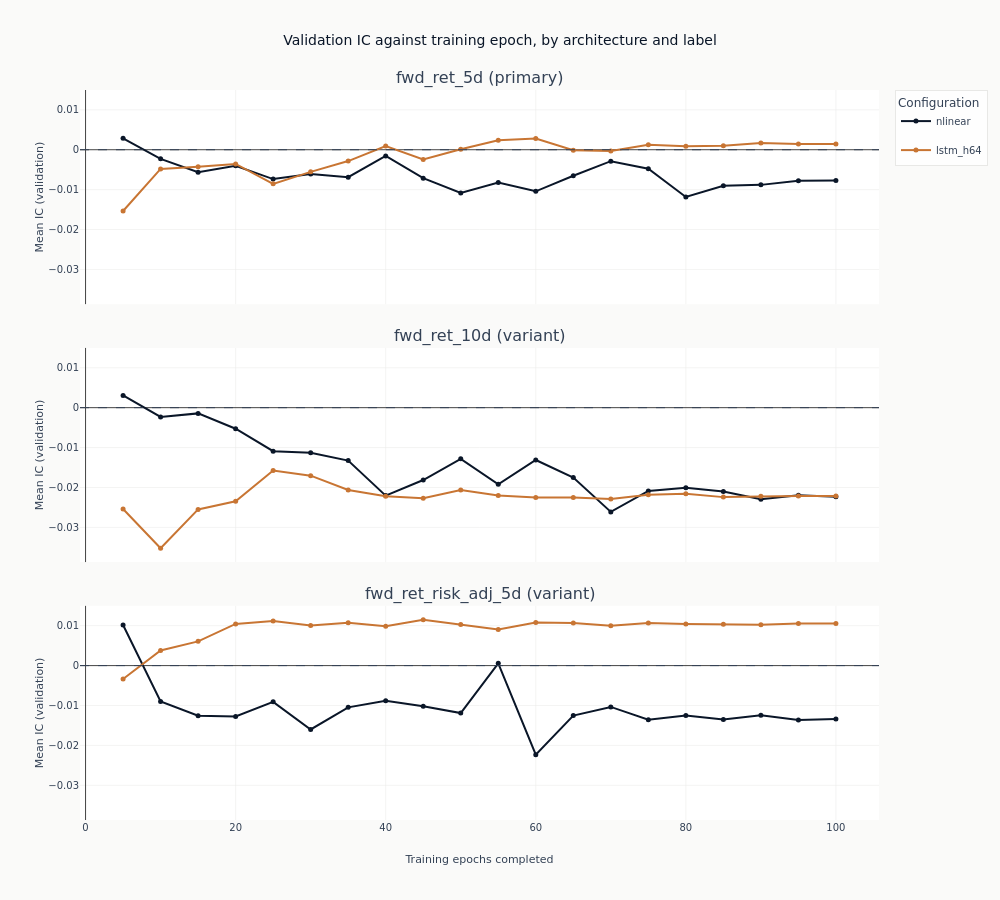

Source (notebook cell):
### Markdown cell above
### What more training does

Each line traces one configuration's out-of-sample IC as epochs are added to it, in its own
label's panel. This is the figure the checkpoint dimension exists to produce, and it separates two
things a single end-of-training number cannot.

A line that rises and then falls has an interior optimum: the network was still learning, then
began fitting the training window at the expense of the validation folds. A line that wanders
around zero without trend never had anything to learn in the first place, and its highest point is
wherever the noise happened to peak. Both produce a respectable-looking maximum, which is why the
maximum is not what a configuration is judged on.

The panels share one vertical scale. Stacking them is what makes the labels comparable, and
rescaling each to fill its own row would make three different spreads look alike.

### Code cell
curves = catalog.filter("full_coverage").sort("label", "config_name", "checkpoint_value")
charted = set(curves.get_column("config_name"))
# Menu order, which is the order section 1 showed and the order that puts the memoryless baseline
# first. Sorting on the formatted parameter string would order by architecture name instead.
config_order = [
    name
    for name in configs.get_column("config_name").unique(maintain_order=True)
    if name in charted
]
line_colors = [COLORS["blue"], COLORS["copper"], COLORS["amber"], COLORS["positive"]]
if len(config_order) > len(line_colors):
    raise ValueError(
        f"{len(config_order)} configurations against {len(line_colors)} distinct line colours; "
        "add colours rather than letting two configurations share one"
    )
color_of = dict(zip(config_order, line_colors, strict=False))

fig_curves = make_subplots(
    rows=len(panel_labels),
    cols=1,
    shared_xaxes=True,
    vertical_spacing=0.06,
    subplot_titles=[
        f"{label} ({'primary' if label == primary else 'variant'})" for label in panel_labels
    ],
)
for row, label in enumerate(panel_labels, start=1):
    panel = curves.filter(pl.col("label") == label)
    for config_name in config_order:
        series = panel.filter(pl.col("config_name") == config_name).sort("checkpoint_value")
        if not series.height:
            continue
        fig_curves.add_trace(
            go.Scatter(
                x=series.get_column("checkpoint_value").to_list(),
                y=series.get_column("ic_mean").to_list(),
                mode="lines+markers",
                name=config_name,
                legendgroup=config_name,
                showlegend=row == 1,
                line=dict(color=color_of[config_name], width=2),
                marker=dict(size=5, color=color_of[config_name]),
            ),
            row=row,
            col=1,
        )
    fig_curves.add_hline(
        y=0, line_width=1, line_dash="dash", line_color=COLORS["neutral"], row=row, col=1
    )
    fig_curves.update_yaxes(title_text="Mean IC (validation)", row=row, col=1)
    # `shared_yaxes` matches axes across columns, so with one column it does nothing. Matching
    # every row to the first is what puts the labels on one vertical scale.
    if row > 1:
        fig_curves.update_yaxes(matches="y", row=row, col=1)
fig_curves.update_xaxes(title_text="Training epochs completed", row=len(panel_labels), col=1)
fig_curves.update_layout(
    title="Validation IC against training epoch, by architecture and label",
    height=300 * len(panel_labels),
    width=1000,
    margin=dict(t=90),
    legend=dict(title_text="Configuration"),
)
# The span of each panel and how many of its lines cross zero are facts about the frame, so the
# description reads them rather than asserting a shape the next run may not have.
panel_facts = {
    row["label"]: row
    for row in curves.group_by("label")
    .agg(
        lowest=pl.col("ic_mean").min(),
        highest=pl.col("ic_mean").max(),
        total=pl.col("config_name").n_unique(),
        below=pl.col("config_name").filter(pl.col("ic_mean") < 0).n_unique(),
    )
    .to_dicts()
}
panel_text = ". ".join(
    "The {} panel spans {:+.3f} to {:+.3f}, with {} of its {} lines dipping below zero at some "
    "checkpoint".format(
        label,
        panel_facts[label]["lowest"],
        panel_facts[label]["highest"],
        panel_facts[label]["below"],
        panel_facts[label]["total"],
    )
    for label in panel_labels
)
show_plotly_with_alt(
    fig_curves,
    "Stacked line charts, one panel per label sharing a vertical scale, of mean validation "
    "information coefficient against training epochs completed, one line per architecture with a "
    f"dashed zero line in each panel. Counted from the frame: {panel_text}.",
)

### Figure 1 — Plotly figure (JSON) as saved in the notebook; plotly's stock layout.template omitted (floating-point values rounded to 4 significant figures)
{"data": [{"legendgroup": "nlinear", "line": {"color": "#0a1628", "width": 2}, "marker": {"color": "#0a1628", "size": 5}, "mode": "lines+markers", "name": "nlinear", "showlegend": true, "type": "scatter", "x": [5, 10, 15, 20, 25, 30, 35, 40, 45, 50, 55, 60, 65, 70, 75, 80, 85, 90, 95, 100], "xaxis": "x", "y": [0.002871, -0.002291, -0.005613, -0.004024, -0.007359, -0.006076, -0.006894, -0.001548, -0.007133, -0.01083, -0.00823, -0.01042, -0.006515, -0.002868, -0.004754, -0.01184, -0.009027, -0.008806, -0.007797, -0.007694], "yaxis": "y"}, {"legendgroup": "lstm_h64", "line": {"color": "#C87533", "width": 2}, "marker": {"color": "#C87533", "size": 5}, "mode": "lines+markers", "name": "lstm_h64", "showlegend": true, "type": "scatter", "x": [5, 10, 15, 20, 25, 30, 35, 40, 45, 50, 55, 60, 65, 70, 75, 80, 85, 90, 95, 100], "xaxis": "x", "y": [-0.01536, -0.004804, -0.004267, -0.00357, -0.008554, -0.005542, -0.00284, 0.0009432, -0.00246, 9.858e-05, 0.002357, 0.002791, -0.0001275, -0.0003012, 0.001219, 0.0008553, 0.001026, 0.001701, 0.001439, 0.00144], "yaxis": "y"}, {"legendgroup": "nlinear", "line": {"color": "#0a1628", "width": 2}, "marker": {"color": "#0a1628", "size": 5}, "mode": "lines+markers", "name": "nlinear", "showlegend": false, "type": "scatter", "x": [5, 10, 15, 20, 25, 30, 35, 40, 45, 50, 55, 60, 65, 70, 75, 80, 85, 90, 95, 100], "xaxis": "x2", "y": [0.00306, -0.002321, -0.001435, -0.005274, -0.01091, -0.01128, -0.01327, -0.02204, -0.01813, -0.01283, -0.01922, -0.01311, -0.01752, -0.02612, -0.02085, -0.02008, -0.021, -0.02297, -0.02193, -0.02234], "yaxis": "y2"}, {"legendgroup": "lstm_h64", "line": {"color": "#C87533", "width": 2}, "marker": {"color": "#C87533", "size": 5}, "mode": "lines+markers", "name": "lstm_h64", "showlegend": false, "type": "scatter", "x": [5, 10, 15, 20, 25, 30, 35, 40, 45, 50, 55, 60, 65, 70, 75, 80, 85, 90, 95, 100], "xaxis": "x2", "y": [-0.0254, -0.03523, -0.0255, -0.02346, -0.01574, -0.01704, -0.02062, -0.0222, -0.02269, -0.02063, -0.02201, -0.02254, -0.02249, -0.02288, -0.0218, -0.02154, -0.02242, -0.02219, -0.02211, -0.02217], "yaxis": "y2"}, {"legendgroup": "nlinear", "line": {"color": "#0a1628", "width": 2}, "marker": {"color": "#0a1628", "size": 5}, "mode": "lines+markers", "name": "nlinear", "showlegend": false, "type": "scatter", "x": [5, 10, 15, 20, 25, 30, 35, 40, 45, 50, 55, 60, 65, 70, 75, 80, 85, 90, 95, 100], "xaxis": "x3", "y": [0.01018, -0.00899, -0.01254, -0.01274, -0.009084, -0.016, -0.01046, -0.008796, -0.0102, -0.0119, 0.000575, -0.02232, -0.01252, -0.01035, -0.01355, -0.01253, -0.01352, -0.01245, -0.01365, -0.01335], "yaxis": "y3"}, {"legendgroup": "lstm_h64", "line": {"color": "#C87533", "width": 2}, "marker": {"color": "#C87533", "size": 5}, "mode": "lines+markers", "name": "lstm_h64", "showlegend": false, "type": "scatter", "x": [5, 10, 15, 20, 25, 30, 35, 40, 45, 50, 55, 60, 65, 70, 75, 80, 85, 90, 95, 100], "xaxis": "x3", "y": [-0.003374, 0.003782, 0.006076, 0.01044, 0.01116, 0.01007, 0.01075, 0.009861, 0.0115, 0.01031, 0.009077, 0.01078, 0.01066, 0.009982, 0.01067, 0.01041, 0.01036, 0.01024, 0.01056, 0.01052], "yaxis": "y3"}], "layout": {"annotations": [{"font": {"size": 16}, "showarrow": false, "text": "fwd_ret_5d (primary)", "x": 0.5, "xanchor": "center", "xref": "paper", "y": 1.0, "yanchor": "bottom", "yref": "paper"}, {"font": {"size": 16}, "showarrow": false, "text": "fwd_ret_10d (variant)", "x": 0.5, "xanchor": "center", "xref": "paper", "y": 0.6467, "yanchor": "bottom", "yref": "paper"}, {"font": {"size": 16}, "showarrow": false, "text": "fwd_ret_risk_adj_5d (variant)", "x": 0.5, "xanchor": "center", "xref": "paper", "y": 0.2933, "yanchor": "bottom", "yref": "paper"}], "height": 900, "legend": {"title": {"text": "Configuration"}}, "margin": {"t": 90}, "shapes": [{"line": {"color": "#334155", "dash": "dash", "width": 1}, "type": "line", "x0": 0, "x1": 1, "xref": "x domain", "y0": 0, "y1": 0, "yref": "y"}, {"line": {"color": "#334155", "dash": "dash", "width": 1}, "type": "line", "x0": 0, "x1": 1, "xref": "x2 domain", "y0": 0, "y1": 0, "yref": "y2"}, {"line": {"color": "#334155", "dash": "dash", "width": 1}, "type": "line", "x0": 0, "x1": 1, "xref": "x3 domain", "y0": 0, "y1": 0, "yref": "y3"}], "title": {"text": "Validation IC against training epoch, by architecture and label"}, "width": 1000, "xaxis": {"anchor": "y", "domain": [0.0, 1.0], "matches": "x3", "showticklabels": false}, "xaxis2": {"anchor": "y2", "domain": [0.0, 1.0], "matches": "x3", "showticklabels": false}, "xaxis3": {"anchor": "y3", "domain": [0.0, 1.0], "title": {"text": "Training epochs completed"}}, "yaxis": {"anchor": "x", "domain": [0.7067, 1.0], "title": {"text": "Mean IC (validation)"}}, "yaxis2": {"anchor": "x2", "domain": [0.3533, 0.6467], "matches": "y", "title": {"text": "Mean IC (validation)"}}, "yaxis3": {"anchor": "x3", "domain": [0.0, 0.2933], "matches": "y", "title": {"text": "Mean IC (validation)"}}}}
